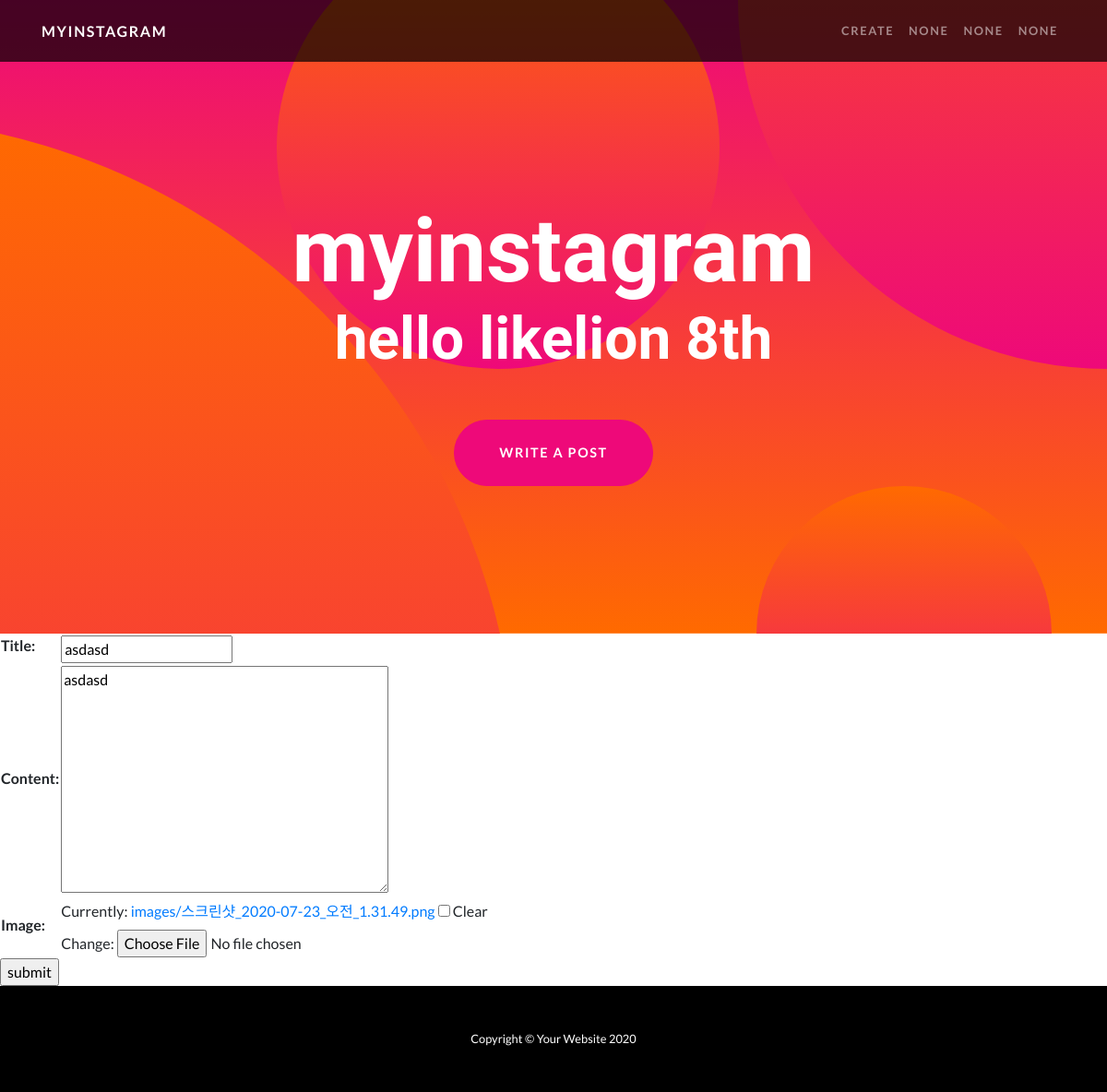
The page /update/1 on the database as committed earlier.
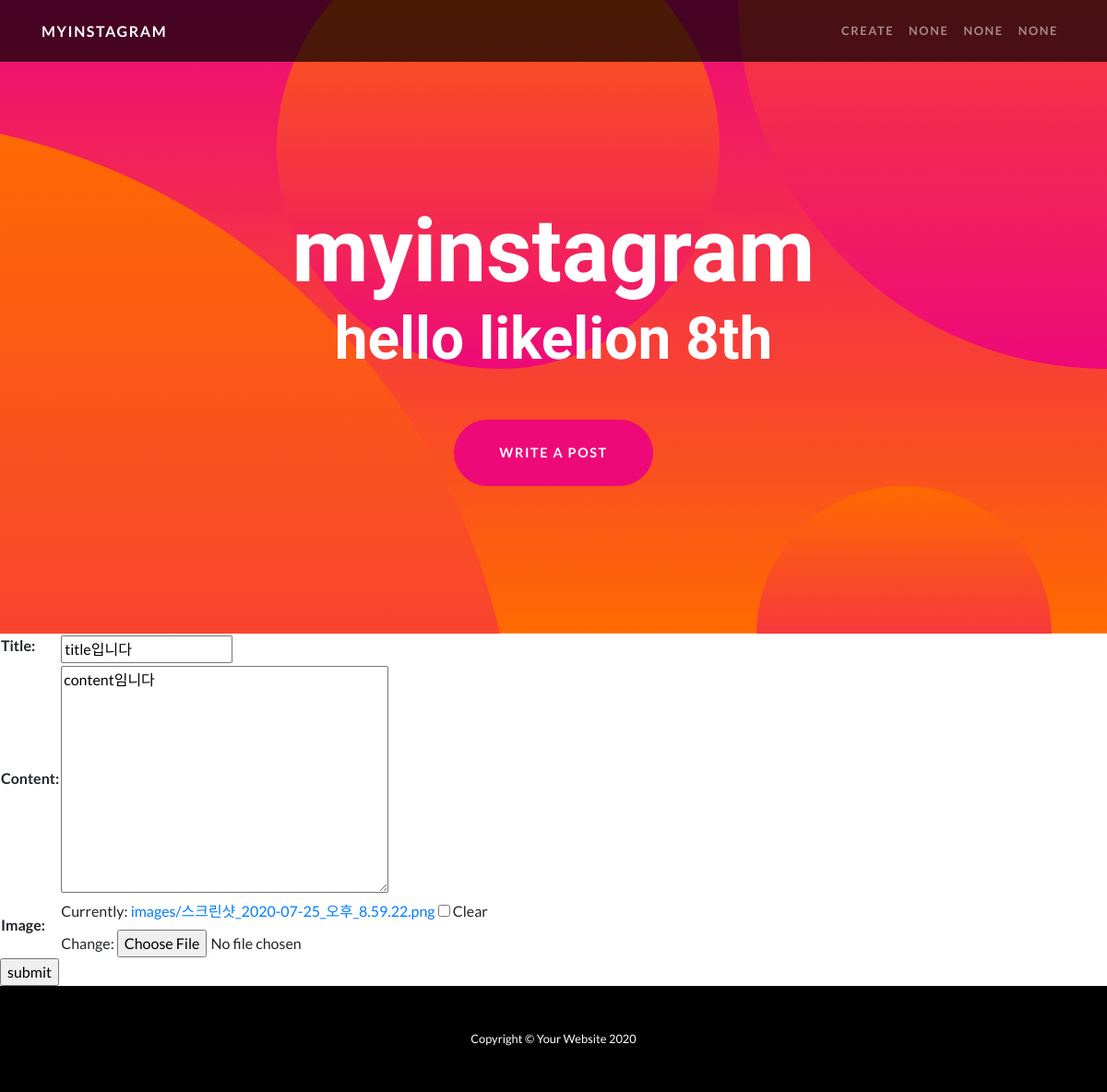
The same page on the database as committed later.
### appname/models.py (models this page shows, shortened)
class Post(models.Model):
    title = models.CharField(max_length=200)
    content = models.TextField()
    image = models.ImageField(upload_to='images/', blank=True)
    writer = models.ForeignKey(settings.AUTH_USER_MODEL, on_delete=models.CASCADE, related_name="writer", default="")

### appname/views.py (the view)
# urls.py: path('update/<int:pk>', appname.views.update, name='update'),
def update(request, pk):
    post = get_object_or_404(Post, pk=pk)
    if request.method == "POST":
        form = PostForm(request.POST, instance=post)
        if form.is_valid():
            form = form.save(commit=False)
            form.save()
            return redirect('main')
    else:
        form = PostForm(instance=post)
        return render(request, 'appname/create.html', {'form': form})

### appname/forms.py
class PostForm(forms.ModelForm):
    class Meta:
        model = Post
        fields = ['title', 'content', 'image']

### appname/templates/appname/create.html (shortened to what this page needs)
{% extends 'appname/base.html' %}
{% block header %}
<header class="masthead text-center text-white">
  <div class="masthead-content">
    <div class="container">
      <h1 class="masthead-heading mb-0">myinstagram</h1>
      <h2 class="masthead-subheading mb-0">hello likelion 8th</h2>
      <a href="/create" class="btn btn-primary btn-xl rounded-pill mt-5">write a post</a>
    </div>
  </div>
  <div class="bg-circle-1 bg-circle"></div>
  <div class="bg-circle-2 bg-circle"></div>
  <div class="bg-circle-3 bg-circle"></div>
  <div class="bg-circle-4 bg-circle"></div>
</header>
{% endblock %}
{% block content %}
<form method="POST" enctype="multipart/form-data">
  <table>
    {{ form.as_table }}
  </table>
  <input type="submit" value="submit">
</form>
{% endblock %}

Rows that differ between the two databases and show on the page:
changed Post: title "asdasd" → "title입니다"; content "asdasd" → "content임니다"
Other text that changed with them:
text no longer shown: "Title: Content: Image: Currently: images/스크린샷_2020-07-23_오전_1.31.49.png Clear Change:"
text now shown: "Title: Content: Image: Currently: images/스크린샷_2020-07-25_오후_8.59.22.png Clear Change:"
